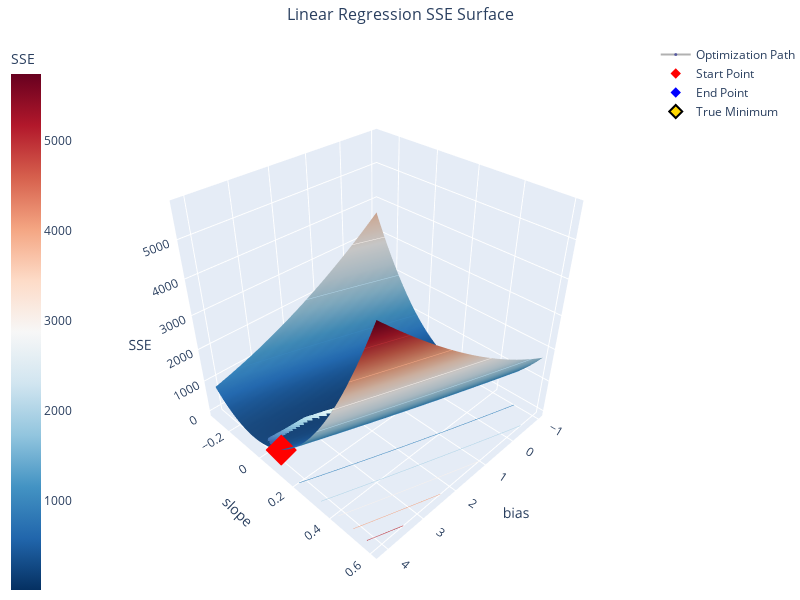

Source (notebook cell):
### Markdown cell above
## Visualisatie van het SSE oppervlak

Nu we de Monte Carlo sampling hebben uitgevoerd, kunnen we de SSE _loss_ functie visualiseren als een 3D oppervlak. Dit geeft ons inzicht in hoe de parameters $b_1$ en $b_2$ de _loss_ beïnvloeden en waarom ons algoritme "bergafwaarts" beweegt naar het minimum.

### Code cell
from ml_courses.sim.linear_regression_sse_viz import LinearRegressionSSEVisualizer

viz = LinearRegressionSSEVisualizer(
    x_data=order_totals, y_data=observed_tips, true_bias=true_base_tip, true_slope=true_tip_rate
)

fig = viz.create_3d_surface_plot(
    bias_samples=np.array(b1_samples),
    slope_samples=np.array(b2_samples),
    loss_samples=np.array(loss_samples),
    resolution=40,
)
fig.show()

### Figure 1 — Plotly figure (JSON) as saved in the notebook; plotly's stock layout.template omitted (floating-point values rounded to 4 significant figures; data arrays with more than 128 entries replaced by an {"elided": "..."} marker saying what was removed)
{"data": [{"colorbar": {"title": {"text": "SSE"}, "x": -0.2}, "colorscale": [[0, "rgb(5,48,97)"], [0.1, "rgb(33,102,172)"], [0.2, "rgb(67,147,195)"], [0.3, "rgb(146,197,222)"], [0.4, "rgb(209,229,240)"], [0.5, "rgb(247,247,247)"], [0.6, "rgb(253,219,199)"], [0.7, "rgb(244,165,130)"], [0.8, "rgb(214,96,77)"], [0.9, "rgb(178,24,43)"], [1, "rgb(103,0,31)"]], "contours": {"z": {"highlightcolor": "limegreen", "project": {"z": true}, "show": true, "usecolormap": true}}, "hovertemplate": "<b>Parameters:</b><br>bias: %{x:.3f}<br>slope: %{y:.3f}<br>SSE: %{z:.3f}<br><extra></extra>", "name": "SSE Surface", "showscale": true, "type": "surface", "x": {"elided": "40x40 float values"}, "y": {"elided": "40x40 float values"}, "z": {"elided": "40x40 float values"}}, {"hovertemplate": "<b>Optimization Step:</b><br>bias: %{x:.3f}<br>slope: %{y:.3f}<br>SSE: %{z:.3f}<br><extra></extra>", "line": {"color": "rgba(100, 100, 100, 0.5)", "width": 2}, "marker": {"color": {"elided": "1000 float values"}, "colorscale": [[0, "rgb(49,54,149)"], [0.1, "rgb(69,117,180)"], [0.2, "rgb(116,173,209)"], [0.3, "rgb(171,217,233)"], [0.4, "rgb(224,243,248)"], [0.5, "rgb(255,255,191)"], [0.6, "rgb(254,224,144)"], [0.7, "rgb(253,174,97)"], [0.8, "rgb(244,109,67)"], [0.9, "rgb(215,48,39)"], [1, "rgb(165,0,38)"]], "opacity": 0.7, "showscale": false, "size": 3}, "mode": "markers+lines", "name": "Optimization Path", "type": "scatter3d", "x": {"elided": "1000 float values"}, "y": {"elided": "1000 float values"}, "z": {"elided": "1000 float values"}}, {"hovertemplate": "<b>Starting Point:</b><br>bias: %{x:.3f}<br>slope: %{y:.3f}<br>SSE: %{z:.3f}<br><extra></extra>", "marker": {"color": "red", "size": 8, "symbol": "diamond"}, "mode": "markers", "name": "Start Point", "type": "scatter3d", "x": [4.143], "y": [0.1071], "z": [472.8]}, {"hovertemplate": "<b>Final Point:</b><br>bias: %{x:.3f}<br>slope: %{y:.3f}<br>SSE: %{z:.3f}<br><extra></extra>", "marker": {"color": "blue", "size": 8, "symbol": "diamond"}, "mode": "markers", "name": "End Point", "type": "scatter3d", "x": [0.5591], "y": [0.1426], "z": [2.484]}, {"hovertemplate": "<b>True Minimum:</b><br>bias: %{x:.3f}<br>slope: %{y:.3f}<br>SSE: %{z:.3f}<br><extra></extra>", "marker": {"color": "gold", "line": {"color": "black", "width": 2}, "size": 10, "symbol": "diamond"}, "mode": "markers", "name": "True Minimum", "type": "scatter3d", "x": [0.5], "y": [0.15], "z": [2.711]}], "layout": {"height": 600, "margin": {"b": 0, "l": 80, "r": 0, "t": 40}, "scene": {"camera": {"eye": {"x": 1.5, "y": 1.5, "z": 1.5}}, "xaxis": {"title": {"text": "bias"}}, "yaxis": {"title": {"text": "slope"}}, "zaxis": {"title": {"text": "SSE"}}}, "title": {"font": {"size": 16}, "text": "Linear Regression SSE Surface", "x": 0.5}, "width": 800}}
